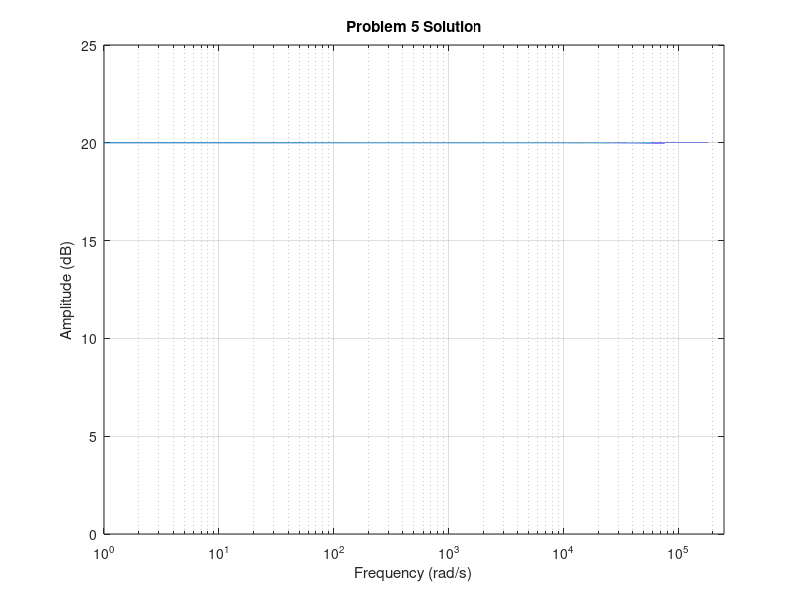

This figure's MATLAB source: (Note: this script raises an error after producing the figure.)
%% ELEN 050L (Electric Circuits I): Project 2, Problem 5, Your Name
%
% <<ELEN050L_Project_2_figure_02.png>>
%
% <<ELEN050L_Project_2_Problem_05.png>>
%
% *Hard Copy Deliverables:*
%
% # A MATLAB script and publish the solution using MATLAB's *publish*
% feature.
% # Turn in MATLAB scripts and a document of the run-time results.
% # Turn in the Excel file with the measured results.
%
%% Initialize MATLAB Environment
%

clear; clc; clf; cla; close all;
format short; format compact;


% These values are used for plotting purposes.
fignum = 0;

%% Problem 7
%
% <<ELEN050L_Project_2_Problem_07.png>>
%

% Define the standard component values 
R1 = 1000;             % Ohms
R2 = 10000;            % Ohms
C1 = 0.000001;         % Farads
C2 = 0.0000001;        % Farads

% Target design criteria
A_0_target = 10;     w_0 = 0;        % Amplitude (unitless) at rad/sec
A_1_target = 10;      w_1 = 10000;    % Amplitude (unitless) at rad/sec

% Specify the w variable for characterzation purposes
w = [1:1:10^3,10^3+1:10:2.5e5];

% Shortened version of Apendix 3 function F = freqresp2(Rl,R2,C,w)
den = R1*(sqrt(1+(w.*R2.*C2).^2));
num = R2*(sqrt(1+(w.*R1.*C1).^2));
% In this case, the numerator is a function of the frequency.
A = num./den;
% The command ./ divides each element of vector num by the
% corresponding element of vector den. As a result, the elements
% of A represent the amplitude at different frequencies.

F = 20*log10(A);
% This is necessary in order to represent the amplitude in decibels.

% Generate the plot for the actual design.
fignum = fignum+1; figObj = figure(fignum);   % Establish a figure number
set(fignum, 'Name', ['Problem 5 A(w)']);      % Name the figure
semilogx(w, F); grid on;
ylabel('Amplitude (dB)');
xlabel('Frequency (rad/s)');
axis([min(w), max(w), 0, 25]);
title ('Problem 5 Solution');

%% Problem 7 actual design verification point 1
%

% Calculate the first target design point A(w).
den = R1*(sqrt(1+(w_0*R2.*C2).^2));
num = R2*(sqrt(1+(w_0*R1.*C1).^2));
% In this case, the numerator is a function of the frequency.
A_0_design = num./den;

% Calculate the percent difference for the first target design point A(w).
diff_0 = (A_0_design - A_0_target)/(A_0_target)*100;
fprintf('\nTarget A(%-6.1f) = %-6.4f .\n', w_0, A_0_target);
fprintf('\nDesign A(%-6.1f) = %-6.4f .\n', w_0, A_0_design);
fprintf('\n%%diff = %-6.4f .\n', diff_0);

%% Problem 7 actual design verification point 2
%

% Calculate the second target design point A(w).
den = R1*(sqrt(1+(w_1*R2.*C2).^2));
num = R2*(sqrt(1+(w_1*R1.*C1).^2));
% In this case, the numerator is a function of the frequency.
A_1_design = num./den;

% Calculate the percent difference for the second target design point A(w).
diff_1 = (A_1_design - A_1_target)/(A_1_target)*100;
fprintf('\nTarget A(%-6.1f) = %-6.4f .\n', w_1, A_1_target);
fprintf('\nDesign A(%-6.1f) = %-6.4f .\n', w_1, A_1_design);
fprintf('\n%%diff = %-6.4f .\n', diff_1);

%% Problem 8
%
% <<ELEN050L_Project_2_Problem_08.png>>
%

% Import Excel measurements for Problem 5
[freq_meas,Vg_meas_5,Vo_meas_5] = importfile_problem5...
    ('ELEN050L_Project_2_Problem_5_Measured_Results.xlsx','Sheet1',2,80);

% Define measured values for the circuit elements.
R1_meas = 1000;               % Ohms
R2_meas = 10000;              % Ohms
C1_meas = .000001;            % Farads
C2_meas = .0000001;           % Farads
Vcc_p_meas = 15;              % Volts
Vcc_n_meas = -15;             % Volts

% Calculate A_meas(w) using the measured data.
A_meas = Vo_meas_5./Vg_meas_5;
% Convert A_meas(w) to decibels.
F_meas = 20*log10(A_meas);
% Convert frequency in Hertz to radians/second.
w_meas = 2*pi*freq_meas;

% Generate the plot for the measured actual design.
fignum = fignum+1; figObj = figure(fignum);   % Establish a figure number
set(fignum, 'Name', ['Problem 5 A_meas(w)']); % Name the figure
semilogx(w_meas, F_meas); grid on;
ylabel('Amplitude (dB)');
xlabel('Frequency (rad/s)');
axis([min(w_meas), max(w_meas), 0, 25]);
title ('Problem 5 Solution (Measured)');

%% Problem 8 measured design verification point 1
%

% Extract the first target design point A_meas(w).
A_0_measured = A_meas(1);

% Calculate the percent difference for the first measured design point
% A_meas(w).
diff_0_meas = (A_0_measured - A_0_design)/(A_0_design)*100;
fprintf('\nMeasured A(%-6.1f) = %-6.4f .\n', w_meas(1), A_0_measured);
fprintf('\nDesign A(%-6.1f) = %-6.4f .\n', w_0, A_0_design);
fprintf('\n%%diff_meas = %-6.4f .\n', diff_0_meas);

%% Problem 8 measured design verification point 2
%

% Extract the second target design point A_meas(w).
A_1_measured = A_meas(37);

% Calculate the percent difference for the second measured design point
% A_meas(w).
diff_1_meas = (A_1_measured - A_1_design)/(A_1_design)*100;
fprintf('\nMeasured A(%-6.1f) = %-6.4f .\n', w_meas(1), A_1_measured);
fprintf('\nDesign A(%-6.1f) = %-6.4f .\n', w_0, A_1_design);
fprintf('\n%%diff_meas = %-6.4f .\n', diff_1_meas);

%% Program execution complete
%

display(' ');
disp('Program execution complete....');

%% MATLAB code listing
%